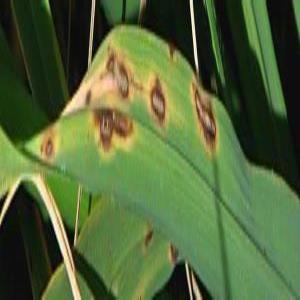
#> input picture data/splits/test/Brown_Spot/BROWNSPOT2_009.jpg, 300 x 300 px; its folder holds only this picture in this run
$ python explore_data.py
#> lines starting #> are read from the running program, lines starting #| are printed output that depends on the picture
import os
import numpy as np
import matplotlib.pyplot as plt
from pathlib import Path
import cv2
from PIL import Image
import random
import pandas as pd
from collections import Counter

# Đường dẫn tới dữ liệu đã phân chia
DATA_DIR = Path("data/splits")
CLASSES = ["Brown_Spot", "Leaf_Blast", "Leaf_Blight", "Healthy"]
SPLITS = ["train", "val", "test"]

def count_images():
    """Đếm số lượng ảnh trong mỗi lớp và mỗi tập dữ liệu"""
    counts = {}
    for split in SPLITS:
        counts[split] = {}
        for cls in CLASSES:
            path = DATA_DIR / split / cls
            if path.exists():
                counts[split][cls] = len(list(path.glob("*")))
            else:
                counts[split][cls] = 0

    # Hiển thị bảng thống kê
    df = pd.DataFrame(counts)
    df["total"] = df.sum(axis=1)
    df.loc["total"] = df.sum()
    print("\n===== THỐNG KÊ SỐ LƯỢNG ẢNH =====")
    print(df)

    # Vẽ biểu đồ phân bố lớp
    plt.figure(figsize=(12, 6))
    plt.subplot(1, 2, 1)
    df.loc[CLASSES, "total"].plot(kind='bar', color='skyblue')
    plt.title('Phân bố số lượng ảnh theo lớp')
    plt.ylabel('Số lượng ảnh')
    plt.xticks(rotation=45)

    plt.subplot(1, 2, 2)
    df.loc["total", SPLITS].plot(kind='bar', color='lightgreen')
    plt.title('Phân bố số lượng ảnh theo tập dữ liệu')
    plt.ylabel('Số lượng ảnh')
    plt.tight_layout()
    plt.savefig('image_distribution.png')
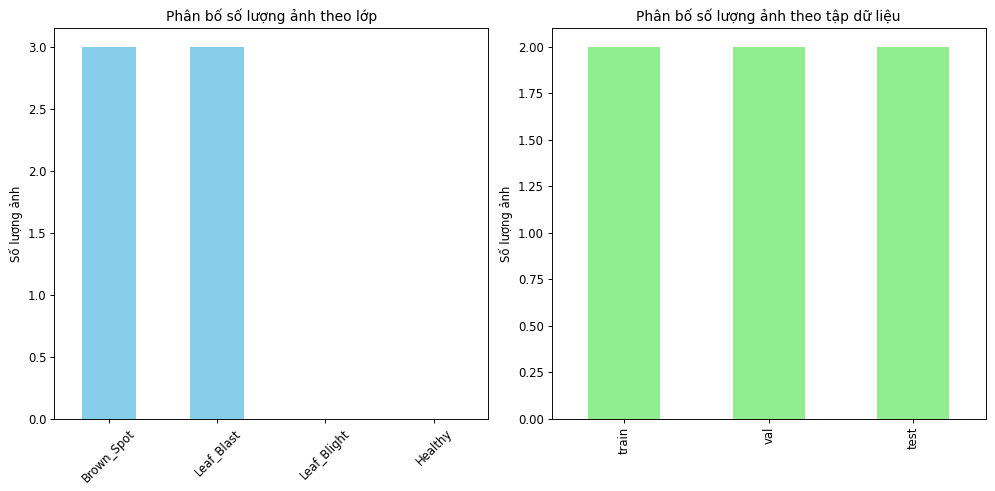
#> figure drawn by matplotlib, 2 panels
    plt.close()

def analyze_image_properties():
    """Phân tích các thuộc tính của ảnh: kích thước, kênh màu, độ sáng"""
    sizes = []
    aspect_ratios = []
    brightness_values = []
    class_data = {cls: {"sizes": [], "brightness": []} for cls in CLASSES}

    # Lấy mẫu ngẫu nhiên từ tập train
    samples = []
    for cls in CLASSES:
        path = DATA_DIR / "train" / cls
        if path.exists():
            files = list(path.glob("*"))
            # Lấy tối đa 100 ảnh mỗi lớp để phân tích
            samples.extend(random.sample(files, min(100, len(files))))

    for img_path in samples:
        try:
            # Đọc ảnh bằng OpenCV để phân tích
            img = cv2.imread(str(img_path))
#> img is the input picture: shape (300, 300, 3); mean B, G, R 57.7, 103.4, 83
            if img is None:
                continue

            # Lấy thông tin kích thước
            h, w, c = img.shape
#> h = 300; w = 300; c = 3
            sizes.append((w, h))
            aspect_ratios.append(w/h)

            # Tính độ sáng trung bình
            hsv = cv2.cvtColor(img, cv2.COLOR_BGR2HSV)
#> hsv: shape (300, 300, 3); mean H, S, V 46.5, 121.1, 106.6
            brightness = np.mean(hsv[:,:,2])
#> brightness = 106.6
            brightness_values.append(brightness)

            # Lưu thông tin theo lớp
            cls = img_path.parent.name
            if cls in class_data:
                class_data[cls]["sizes"].append((w, h))
                class_data[cls]["brightness"].append(brightness)

        except Exception as e:
            print(f"Lỗi khi xử lý {img_path}: {e}")

    # Phân tích kích thước
    widths, heights = zip(*sizes)
#> widths = (300, 300); heights = (300, 300)
    print("\n===== PHÂN TÍCH KÍCH THƯỚC ẢNH =====")
    print(f"Kích thước trung bình: {np.mean(widths):.1f} x {np.mean(heights):.1f}")
#| Kích thước trung bình: 300.0 x 300.0
    print(f"Kích thước nhỏ nhất: {min(widths)} x {min(heights)}")
#| Kích thước nhỏ nhất: 300 x 300
    print(f"Kích thước lớn nhất: {max(widths)} x {max(heights)}")
#| Kích thước lớn nhất: 300 x 300
    print(f"Tỷ lệ khung hình trung bình: {np.mean(aspect_ratios):.2f}")
#| Tỷ lệ khung hình trung bình: 1.00

    # Vẽ biểu đồ phân bố kích thước
    plt.figure(figsize=(12, 6))
    plt.subplot(1, 2, 1)
    plt.scatter(widths, heights, alpha=0.5)
    plt.title('Phân bố kích thước ảnh')
    plt.xlabel('Chiều rộng (pixel)')
    plt.ylabel('Chiều cao (pixel)')

    plt.subplot(1, 2, 2)
    plt.hist(aspect_ratios, bins=20, color='green', alpha=0.7)
    plt.title('Phân bố tỷ lệ khung hình')
    plt.xlabel('Tỷ lệ (rộng/cao)')
    plt.tight_layout()
    plt.savefig('image_sizes.png')
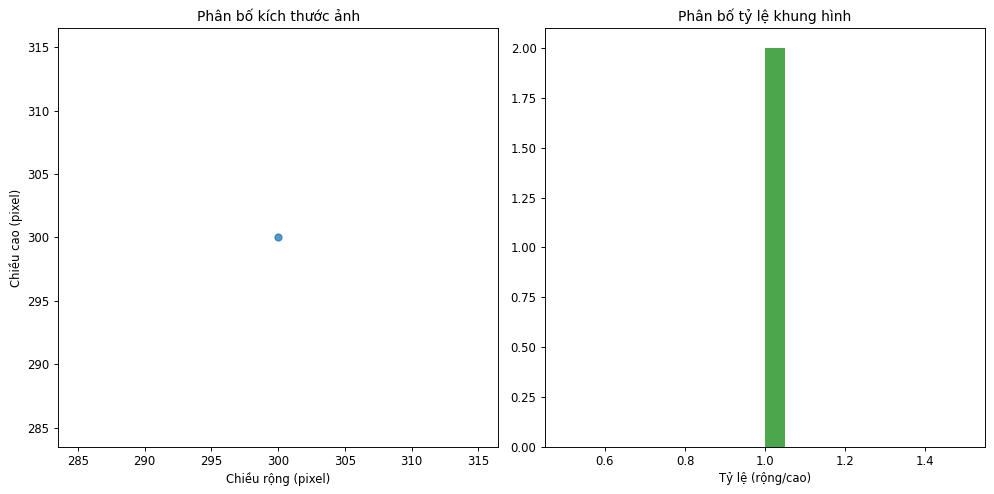
#> figure drawn by matplotlib, 2 panels; panel 2: tallest bar 2 high, from x = 1 to 1.05
    plt.close()

    # Vẽ biểu đồ phân bố độ sáng
    plt.figure(figsize=(12, 6))
    plt.subplot(1, 2, 1)
    plt.hist(brightness_values, bins=50, color='orange', alpha=0.7)
    plt.title('Phân bố độ sáng trung bình')
    plt.xlabel('Độ sáng (0-255)')

    plt.subplot(1, 2, 2)
    boxplot_data = [class_data[cls]["brightness"] for cls in CLASSES]
    plt.boxplot(boxplot_data, labels=CLASSES)
    plt.title('Độ sáng theo từng lớp')
    plt.xticks(rotation=45)
    plt.tight_layout()
    plt.savefig('image_brightness.png')
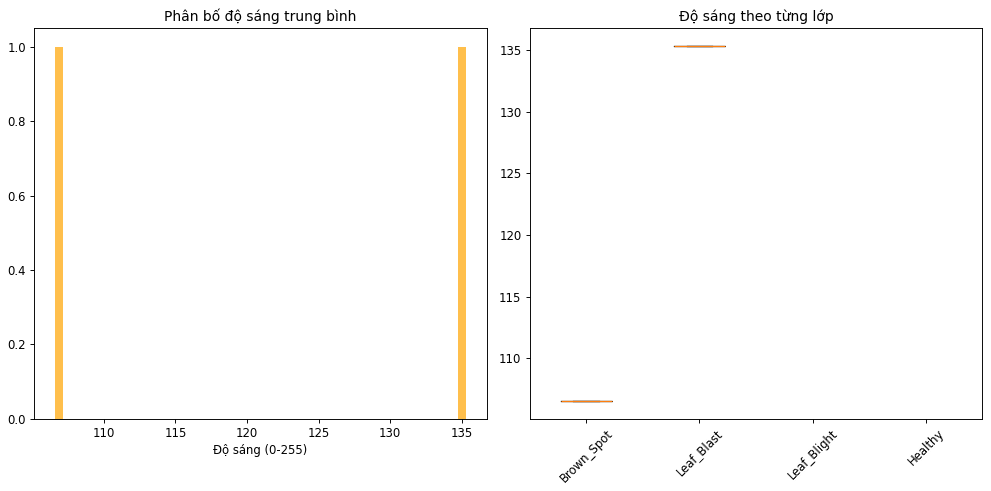
#> figure drawn by matplotlib, 2 panels
    plt.close()

def visualize_samples():
    """Hiển thị một số mẫu từ mỗi lớp"""
    plt.figure(figsize=(15, 12))
    for i, cls in enumerate(CLASSES):
        path = DATA_DIR / "train" / cls
        if path.exists():
            files = list(path.glob("*"))
            # Lấy 5 ảnh mẫu mỗi lớp
            samples = random.sample(files, min(5, len(files)))

            for j, img_path in enumerate(samples):
                try:
                    img = Image.open(img_path)
#> img: PIL image 300x300 RGB
                    plt.subplot(len(CLASSES), 5, i*5 + j + 1)
                    plt.imshow(img)
                    plt.axis('off')
                    if j == 0:
                        plt.title(cls)
                except Exception as e:
                    print(f"Lỗi khi hiển thị {img_path}: {e}")

    plt.tight_layout()
    plt.savefig('sample_images.png')
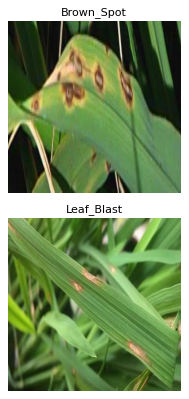
#> figure drawn by matplotlib, 2 panels
    plt.close()

def main():
    print("===== KHÁM PHÁ DỮ LIỆU LÁ LÚA =====")
    count_images()
    analyze_image_properties()
    visualize_samples()
    print("\nĐã lưu các biểu đồ phân tích vào thư mục hiện tại.")

if __name__ == "__main__":
    main()
